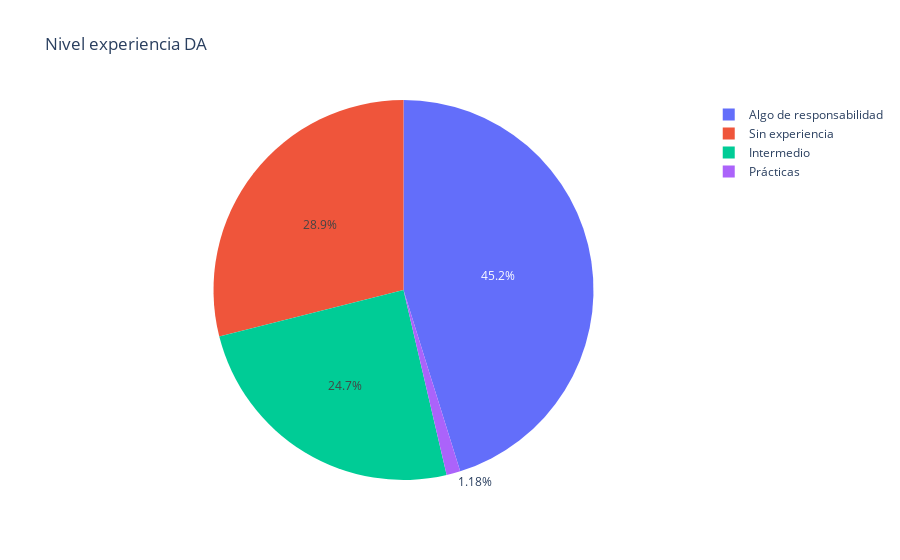

Here is the notebook cell this chart was saved with:
### Code cell
fig = px.pie(nexp_da, values='Nivel experiencia', names='index', title='Nivel experiencia DA')
fig.show()

### Figure 1 — Plotly figure (JSON) as saved in the notebook; plotly's stock layout.template omitted (floating-point values rounded to 4 significant figures)
{"data": [{"domain": {"x": [0, 1], "y": [0, 1]}, "hovertemplate": "index=%{label}<br>Nivel experiencia=%{value}<extra></extra>", "labels": ["Algo de responsabilidad", "Sin experiencia", "Intermedio", "Prácticas"], "legendgroup": "", "name": "", "showlegend": true, "type": "pie", "values": [192, 123, 105, 5]}], "layout": {"legend": {"tracegroupgap": 0}, "title": {"text": "Nivel experiencia DA"}}}
